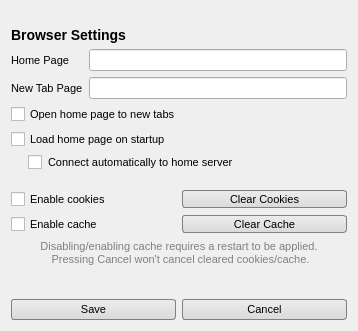
<?xml version="1.0" encoding="UTF-8"?>
<ui version="4.0">
 <class>LoginWebSettings</class>
 <widget class="QWidget" name="LoginWebSettings">
  <property name="geometry">
   <rect>
    <x>0</x>
    <y>0</y>
    <width>358</width>
    <height>331</height>
   </rect>
  </property>
  <property name="windowTitle">
   <string>Browser Settings</string>
  </property>
  <property name="styleSheet">
   <string notr="true">QWidget {
	font: Calibri;
	font-size: 11px;
}

QLabel#titleLabel {
	font-size: 14px;
	font-weight: bold;
}

QLabel#titleIcon {
	background-image: url(&quot;./data/ui/images/browser/settings.png&quot;);
}

QCheckBox#connectToHomePage {
	padding-left: 17px;
}

QPushButton {	
	background-color: qlineargradient(spread:pad, x1:0, y1:1, x2:0, y2:0, stop:0 rgba(218, 218, 218, 255), stop:1 rgba(236, 236, 236, 255));
	border: 1px solid grey;
	border-radius: 3px;
	padding: 3px;
	min-width: 80px;
}
QPushButton::hover {
	background-color: qlineargradient(spread:pad, x1:0, y1:1, x2:0, y2:0, stop:0 rgba(218, 218, 218, 150), stop:1 rgba(236, 236, 236, 150));
	border: 1px solid rgb(90, 90, 90);
}
QPushButton::pressed {
	background-color: qlineargradient(spread:pad, x1:0, y1:1, x2:0, y2:0, stop:1 rgba(218, 218, 218, 150), stop:0 rgba(236, 236, 236, 150));
	border: 1px solid rgb(90, 90, 90);
}</string>
  </property>
  <layout class="QVBoxLayout" name="verticalLayout">
   <item>
    <layout class="QHBoxLayout" name="horizontalLayout_2">
     <item>
      <widget class="QLabel" name="titleLabel">
       <property name="text">
        <string>Browser Settings</string>
       </property>
       <property name="alignment">
        <set>Qt::AlignBottom|Qt::AlignLeading|Qt::AlignLeft</set>
       </property>
      </widget>
     </item>
     <item>
      <widget class="QLabel" name="titleIcon">
       <property name="sizePolicy">
        <sizepolicy hsizetype="Fixed" vsizetype="Fixed">
         <horstretch>0</horstretch>
         <verstretch>0</verstretch>
        </sizepolicy>
       </property>
       <property name="minimumSize">
        <size>
         <width>32</width>
         <height>32</height>
        </size>
       </property>
       <property name="maximumSize">
        <size>
         <width>32</width>
         <height>32</height>
        </size>
       </property>
       <property name="text">
        <string/>
       </property>
      </widget>
     </item>
    </layout>
   </item>
   <item>
    <layout class="QFormLayout" name="formLayout">
     <item row="0" column="0">
      <widget class="QLabel" name="homePageLabel">
       <property name="text">
        <string>Home Page</string>
       </property>
      </widget>
     </item>
     <item row="0" column="1">
      <widget class="QLineEdit" name="homePageLineEdit"/>
     </item>
     <item row="1" column="0">
      <widget class="QLabel" name="newTabPageLabel">
       <property name="text">
        <string>New Tab Page</string>
       </property>
      </widget>
     </item>
     <item row="1" column="1">
      <widget class="QLineEdit" name="newTabPageLineEdit"/>
     </item>
    </layout>
   </item>
   <item>
    <layout class="QVBoxLayout" name="verticalLayout_2">
     <item>
      <widget class="QCheckBox" name="openHomePageOnNewTab">
       <property name="text">
        <string>Open home page to new tabs</string>
       </property>
      </widget>
     </item>
     <item>
      <widget class="QCheckBox" name="loadHomePageOnStartup">
       <property name="text">
        <string>Load home page on startup</string>
       </property>
      </widget>
     </item>
     <item>
      <widget class="QCheckBox" name="connectToHomePage">
       <property name="toolTip">
        <string>If the home page is a tundra:// server, connect automatically on startup</string>
       </property>
       <property name="text">
        <string>Connect automatically to home server</string>
       </property>
      </widget>
     </item>
     <item>
      <spacer name="verticalSpacer_2">
       <property name="orientation">
        <enum>Qt::Vertical</enum>
       </property>
       <property name="sizeType">
        <enum>QSizePolicy::Fixed</enum>
       </property>
       <property name="sizeHint" stdset="0">
        <size>
         <width>15</width>
         <height>15</height>
        </size>
       </property>
      </spacer>
     </item>
     <item>
      <layout class="QHBoxLayout" name="horizontalLayout_3">
       <item>
        <widget class="QCheckBox" name="enableCookies">
         <property name="toolTip">
          <string>Enable cookies for web pages</string>
         </property>
         <property name="text">
          <string>Enable cookies</string>
         </property>
        </widget>
       </item>
       <item>
        <widget class="QPushButton" name="clearCookies">
         <property name="maximumSize">
          <size>
           <width>16777215</width>
           <height>18</height>
          </size>
         </property>
         <property name="text">
          <string>Clear Cookies</string>
         </property>
        </widget>
       </item>
      </layout>
     </item>
     <item>
      <layout class="QHBoxLayout" name="horizontalLayout_4">
       <item>
        <widget class="QCheckBox" name="enableCache">
         <property name="toolTip">
          <string>This will enable icons on the page tabs and allows the web browser to store cache data on the hard drive</string>
         </property>
         <property name="text">
          <string>Enable cache</string>
         </property>
        </widget>
       </item>
       <item>
        <widget class="QPushButton" name="clearCache">
         <property name="maximumSize">
          <size>
           <width>16777215</width>
           <height>18</height>
          </size>
         </property>
         <property name="text">
          <string>Clear Cache</string>
         </property>
        </widget>
       </item>
      </layout>
     </item>
    </layout>
   </item>
   <item>
    <widget class="QLabel" name="cacheInfoLabel">
     <property name="styleSheet">
      <string>color: grey;</string>
     </property>
     <property name="text">
      <string>Disabling/enabling cache requires a restart to be applied.
 Pressing Cancel won't cancel cleared cookies/cache.</string>
     </property>
     <property name="alignment">
      <set>Qt::AlignCenter</set>
     </property>
    </widget>
   </item>
   <item>
    <spacer name="verticalSpacer">
     <property name="orientation">
      <enum>Qt::Vertical</enum>
     </property>
     <property name="sizeHint" stdset="0">
      <size>
       <width>1</width>
       <height>15</height>
      </size>
     </property>
    </spacer>
   </item>
   <item>
    <layout class="QHBoxLayout" name="horizontalLayout">
     <item>
      <widget class="QPushButton" name="buttonSave">
       <property name="text">
        <string>Save</string>
       </property>
      </widget>
     </item>
     <item>
      <widget class="QPushButton" name="buttonCancel">
       <property name="text">
        <string>Cancel</string>
       </property>
      </widget>
     </item>
    </layout>
   </item>
  </layout>
 </widget>
 <resources/>
 <connections/>
</ui>
